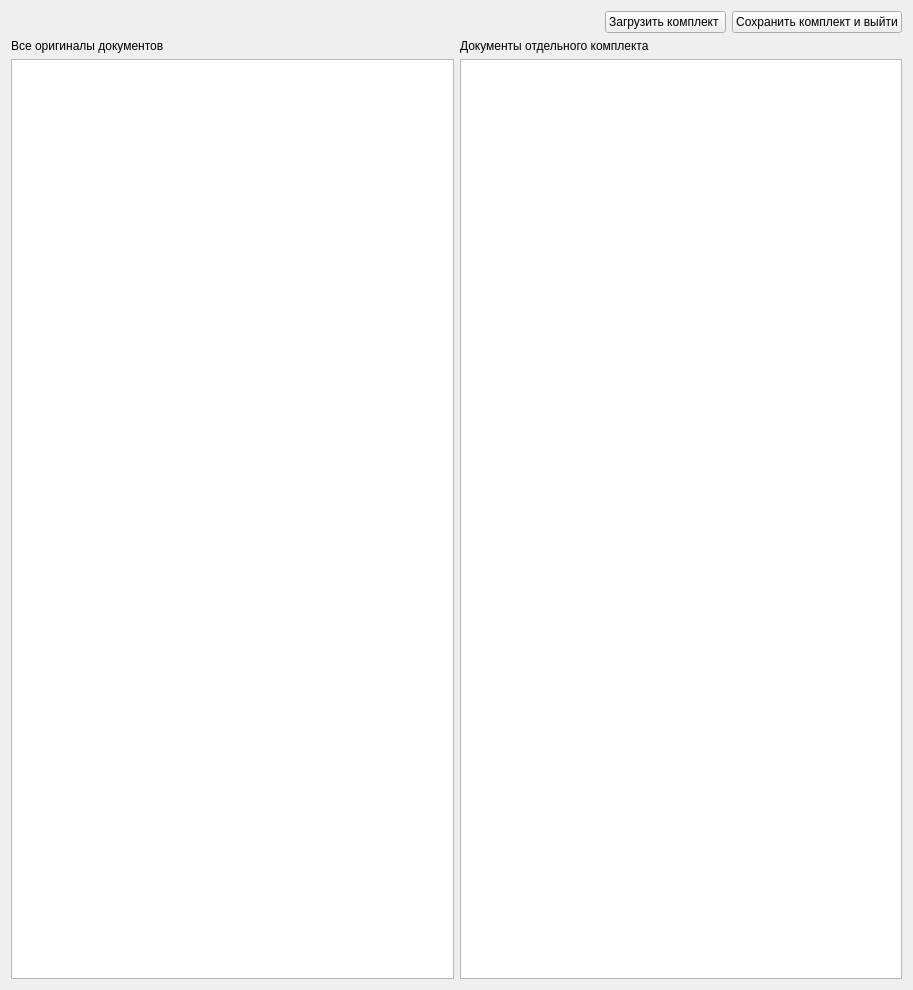
<?xml version="1.0" encoding="UTF-8"?>
<ui version="4.0">
 <class>Widget</class>
 <widget class="QWidget" name="Widget">
  <property name="geometry">
   <rect>
    <x>0</x>
    <y>0</y>
    <width>913</width>
    <height>990</height>
   </rect>
  </property>
  <property name="windowTitle">
   <string>Widget</string>
  </property>
  <layout class="QGridLayout" name="gridLayout">
   <item row="0" column="0">
    <layout class="QHBoxLayout" name="horizontalLayout_2">
     <item>
      <spacer name="horizontalSpacer">
       <property name="orientation">
        <enum>Qt::Horizontal</enum>
       </property>
       <property name="sizeHint" stdset="0">
        <size>
         <width>40</width>
         <height>20</height>
        </size>
       </property>
      </spacer>
     </item>
     <item>
      <widget class="QPushButton" name="pushButton_Load">
       <property name="enabled">
        <bool>true</bool>
       </property>
       <property name="text">
        <string>Загрузить комплект </string>
       </property>
      </widget>
     </item>
     <item>
      <widget class="QPushButton" name="pushButton_Save">
       <property name="enabled">
        <bool>true</bool>
       </property>
       <property name="text">
        <string>Сохранить комплект и выйти</string>
       </property>
      </widget>
     </item>
    </layout>
   </item>
   <item row="2" column="0">
    <layout class="QHBoxLayout" name="horizontalLayout">
     <item>
      <widget class="QLabel" name="label_2">
       <property name="text">
        <string>Все оригиналы документов</string>
       </property>
      </widget>
     </item>
     <item>
      <widget class="QLabel" name="label">
       <property name="text">
        <string>Документы отдельного комплекта</string>
       </property>
      </widget>
     </item>
    </layout>
   </item>
   <item row="3" column="0">
    <layout class="QGridLayout" name="gridLayout_2">
     <item row="0" column="2">
      <layout class="QVBoxLayout" name="verticalLayout_2"/>
     </item>
     <item row="0" column="0">
      <widget class="QListWidget" name="listWidget">
       <property name="minimumSize">
        <size>
         <width>0</width>
         <height>899</height>
        </size>
       </property>
      </widget>
     </item>
     <item row="0" column="1">
      <widget class="QListWidget" name="listWidget_2"/>
     </item>
    </layout>
   </item>
  </layout>
 </widget>
 <resources/>
 <connections/>
</ui>
